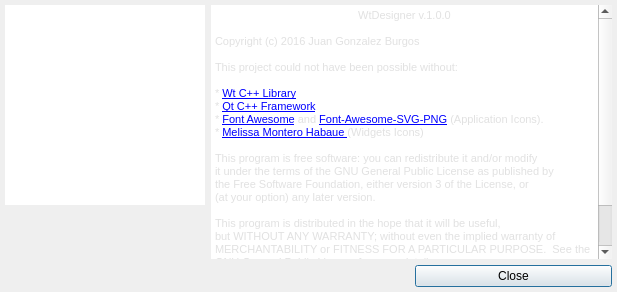
<?xml version="1.0" encoding="UTF-8"?>
<ui version="4.0">
 <class>DialogAbout</class>
 <widget class="QDialog" name="DialogAbout">
  <property name="geometry">
   <rect>
    <x>0</x>
    <y>0</y>
    <width>617</width>
    <height>292</height>
   </rect>
  </property>
  <property name="windowTitle">
   <string>DialogAbout</string>
  </property>
  <property name="windowIcon">
   <iconset resource="../../../../rec/qtresources.qrc">
    <normaloff>:/logo_icon</normaloff>:/logo_icon</iconset>
  </property>
  <layout class="QGridLayout" name="gridLayout">
   <property name="leftMargin">
    <number>5</number>
   </property>
   <property name="topMargin">
    <number>5</number>
   </property>
   <property name="rightMargin">
    <number>5</number>
   </property>
   <property name="bottomMargin">
    <number>5</number>
   </property>
   <item row="0" column="0">
    <widget class="QGraphicsView" name="graphicsView">
     <property name="sizePolicy">
      <sizepolicy hsizetype="Fixed" vsizetype="Fixed">
       <horstretch>0</horstretch>
       <verstretch>0</verstretch>
      </sizepolicy>
     </property>
     <property name="minimumSize">
      <size>
       <width>200</width>
       <height>200</height>
      </size>
     </property>
     <property name="maximumSize">
      <size>
       <width>200</width>
       <height>200</height>
      </size>
     </property>
     <property name="frameShape">
      <enum>QFrame::NoFrame</enum>
     </property>
     <property name="lineWidth">
      <number>0</number>
     </property>
    </widget>
   </item>
   <item row="0" column="1" rowspan="2" colspan="2">
    <widget class="QScrollArea" name="scrollArea">
     <property name="frameShape">
      <enum>QFrame::NoFrame</enum>
     </property>
     <property name="lineWidth">
      <number>0</number>
     </property>
     <property name="widgetResizable">
      <bool>true</bool>
     </property>
     <widget class="QWidget" name="scrollAreaWidgetContents">
      <property name="geometry">
       <rect>
        <x>0</x>
        <y>0</y>
        <width>401</width>
        <height>253</height>
       </rect>
      </property>
      <layout class="QGridLayout" name="gridLayout_2">
       <property name="leftMargin">
        <number>0</number>
       </property>
       <property name="topMargin">
        <number>0</number>
       </property>
       <property name="rightMargin">
        <number>0</number>
       </property>
       <property name="bottomMargin">
        <number>0</number>
       </property>
       <item row="0" column="0">
        <widget class="QTextEdit" name="textEdit">
         <property name="frameShape">
          <enum>QFrame::NoFrame</enum>
         </property>
         <property name="lineWidth">
          <number>0</number>
         </property>
         <property name="undoRedoEnabled">
          <bool>false</bool>
         </property>
         <property name="readOnly">
          <bool>true</bool>
         </property>
         <property name="html">
          <string>&lt;!DOCTYPE HTML PUBLIC &quot;-//W3C//DTD HTML 4.0//EN&quot; &quot;http://www.w3.org/TR/REC-html40/strict.dtd&quot;&gt;
&lt;html&gt;&lt;head&gt;&lt;meta name=&quot;qrichtext&quot; content=&quot;1&quot; /&gt;&lt;style type=&quot;text/css&quot;&gt;
p, li { white-space: pre-wrap; }
&lt;/style&gt;&lt;/head&gt;&lt;body style=&quot; font-family:'MS Shell Dlg 2'; font-size:8.25pt; font-weight:400; font-style:normal;&quot;&gt;
&lt;p align=&quot;center&quot; style=&quot; margin-top:0px; margin-bottom:0px; margin-left:0px; margin-right:0px; -qt-block-indent:0; text-indent:0px;&quot;&gt;&lt;span style=&quot; font-family:'Arial,Helvetica,sans'; font-size:8pt; color:#e1e1e1;&quot;&gt;WtDesigner v.1.0.0&lt;/span&gt;&lt;/p&gt;
&lt;p style=&quot;-qt-paragraph-type:empty; margin-top:0px; margin-bottom:0px; margin-left:0px; margin-right:0px; -qt-block-indent:0; text-indent:0px; font-family:'Arial,Helvetica,sans'; font-size:8pt; color:#e1e1e1;&quot;&gt;&lt;br /&gt;&lt;/p&gt;
&lt;p style=&quot; margin-top:0px; margin-bottom:0px; margin-left:0px; margin-right:0px; -qt-block-indent:0; text-indent:0px;&quot;&gt;&lt;span style=&quot; color:#e1e1e1;&quot;&gt;Copyright (c) 2016 Juan Gonzalez Burgos&lt;/span&gt;&lt;/p&gt;
&lt;p style=&quot;-qt-paragraph-type:empty; margin-top:0px; margin-bottom:0px; margin-left:0px; margin-right:0px; -qt-block-indent:0; text-indent:0px; color:#e1e1e1;&quot;&gt;&lt;br /&gt;&lt;/p&gt;
&lt;p style=&quot; margin-top:0px; margin-bottom:0px; margin-left:0px; margin-right:0px; -qt-block-indent:0; text-indent:0px;&quot;&gt;&lt;span style=&quot; color:#e1e1e1;&quot;&gt;This project could not have been possible without:&lt;/span&gt;&lt;/p&gt;
&lt;p style=&quot;-qt-paragraph-type:empty; margin-top:0px; margin-bottom:0px; margin-left:0px; margin-right:0px; -qt-block-indent:0; text-indent:0px; color:#e1e1e1;&quot;&gt;&lt;br /&gt;&lt;/p&gt;
&lt;p style=&quot; margin-top:0px; margin-bottom:0px; margin-left:0px; margin-right:0px; -qt-block-indent:0; text-indent:0px;&quot;&gt;&lt;span style=&quot; color:#e1e1e1;&quot;&gt;* &lt;/span&gt;&lt;a href=&quot;http://www.webtoolkit.eu/wt&quot;&gt;&lt;span style=&quot; font-size:8pt; text-decoration: underline; color:#0000ff;&quot;&gt;Wt C++ Library&lt;/span&gt;&lt;/a&gt;&lt;/p&gt;
&lt;p style=&quot; margin-top:0px; margin-bottom:0px; margin-left:0px; margin-right:0px; -qt-block-indent:0; text-indent:0px;&quot;&gt;&lt;span style=&quot; color:#e1e1e1;&quot;&gt;* &lt;/span&gt;&lt;a href=&quot;http://www.qt.io/&quot;&gt;&lt;span style=&quot; font-size:8pt; text-decoration: underline; color:#0000ff;&quot;&gt;Qt C++ Framework&lt;/span&gt;&lt;/a&gt;&lt;/p&gt;
&lt;p style=&quot; margin-top:0px; margin-bottom:0px; margin-left:0px; margin-right:0px; -qt-block-indent:0; text-indent:0px;&quot;&gt;&lt;span style=&quot; color:#e1e1e1;&quot;&gt;* &lt;/span&gt;&lt;a href=&quot;https://fortawesome.github.io/Font-Awesome/&quot;&gt;&lt;span style=&quot; font-size:8pt; text-decoration: underline; color:#0000ff;&quot;&gt;Font Awesome&lt;/span&gt;&lt;/a&gt;&lt;span style=&quot; color:#e1e1e1;&quot;&gt; and &lt;/span&gt;&lt;a href=&quot;https://github.com/encharm/Font-Awesome-SVG-PNG&quot;&gt;&lt;span style=&quot; font-size:8pt; text-decoration: underline; color:#0000ff;&quot;&gt;Font-Awesome-SVG-PNG&lt;/span&gt;&lt;/a&gt;&lt;span style=&quot; color:#e1e1e1;&quot;&gt; (Application Icons).&lt;/span&gt;&lt;/p&gt;
&lt;p style=&quot; margin-top:0px; margin-bottom:0px; margin-left:0px; margin-right:0px; -qt-block-indent:0; text-indent:0px;&quot;&gt;&lt;span style=&quot; color:#e1e1e1;&quot;&gt;* &lt;/span&gt;&lt;a href=&quot;http://mmhabaue.wix.com/portfolio&quot;&gt;&lt;span style=&quot; font-size:8pt; text-decoration: underline; color:#0000ff;&quot;&gt;Melissa Montero Habaue &lt;/span&gt;&lt;/a&gt;&lt;span style=&quot; color:#e1e1e1;&quot;&gt;(Widgets Icons)&lt;/span&gt;&lt;/p&gt;
&lt;p style=&quot;-qt-paragraph-type:empty; margin-top:0px; margin-bottom:0px; margin-left:0px; margin-right:0px; -qt-block-indent:0; text-indent:0px; color:#e1e1e1;&quot;&gt;&lt;br /&gt;&lt;/p&gt;
&lt;p style=&quot; margin-top:0px; margin-bottom:0px; margin-left:0px; margin-right:0px; -qt-block-indent:0; text-indent:0px;&quot;&gt;&lt;span style=&quot; color:#e1e1e1;&quot;&gt;This program is free software: you can redistribute it and/or modify&lt;/span&gt;&lt;/p&gt;
&lt;p style=&quot; margin-top:0px; margin-bottom:0px; margin-left:0px; margin-right:0px; -qt-block-indent:0; text-indent:0px;&quot;&gt;&lt;span style=&quot; color:#e1e1e1;&quot;&gt;it under the terms of the GNU General Public License as published by&lt;/span&gt;&lt;/p&gt;
&lt;p style=&quot; margin-top:0px; margin-bottom:0px; margin-left:0px; margin-right:0px; -qt-block-indent:0; text-indent:0px;&quot;&gt;&lt;span style=&quot; color:#e1e1e1;&quot;&gt;the Free Software Foundation, either version 3 of the License, or&lt;/span&gt;&lt;/p&gt;
&lt;p style=&quot; margin-top:0px; margin-bottom:0px; margin-left:0px; margin-right:0px; -qt-block-indent:0; text-indent:0px;&quot;&gt;&lt;span style=&quot; color:#e1e1e1;&quot;&gt;(at your option) any later version.&lt;/span&gt;&lt;/p&gt;
&lt;p style=&quot;-qt-paragraph-type:empty; margin-top:0px; margin-bottom:0px; margin-left:0px; margin-right:0px; -qt-block-indent:0; text-indent:0px; color:#e1e1e1;&quot;&gt;&lt;br /&gt;&lt;/p&gt;
&lt;p style=&quot; margin-top:0px; margin-bottom:0px; margin-left:0px; margin-right:0px; -qt-block-indent:0; text-indent:0px;&quot;&gt;&lt;span style=&quot; color:#e1e1e1;&quot;&gt;This program is distributed in the hope that it will be useful,&lt;/span&gt;&lt;/p&gt;
&lt;p style=&quot; margin-top:0px; margin-bottom:0px; margin-left:0px; margin-right:0px; -qt-block-indent:0; text-indent:0px;&quot;&gt;&lt;span style=&quot; color:#e1e1e1;&quot;&gt;but WITHOUT ANY WARRANTY; without even the implied warranty of&lt;/span&gt;&lt;/p&gt;
&lt;p style=&quot; margin-top:0px; margin-bottom:0px; margin-left:0px; margin-right:0px; -qt-block-indent:0; text-indent:0px;&quot;&gt;&lt;span style=&quot; color:#e1e1e1;&quot;&gt;MERCHANTABILITY or FITNESS FOR A PARTICULAR PURPOSE.  See the&lt;/span&gt;&lt;/p&gt;
&lt;p style=&quot; margin-top:0px; margin-bottom:0px; margin-left:0px; margin-right:0px; -qt-block-indent:0; text-indent:0px;&quot;&gt;&lt;span style=&quot; color:#e1e1e1;&quot;&gt;GNU General Public License for more details.&lt;/span&gt;&lt;/p&gt;
&lt;p style=&quot;-qt-paragraph-type:empty; margin-top:0px; margin-bottom:0px; margin-left:0px; margin-right:0px; -qt-block-indent:0; text-indent:0px; color:#e1e1e1;&quot;&gt;&lt;br /&gt;&lt;/p&gt;
&lt;p style=&quot; margin-top:0px; margin-bottom:0px; margin-left:0px; margin-right:0px; -qt-block-indent:0; text-indent:0px;&quot;&gt;&lt;span style=&quot; color:#e1e1e1;&quot;&gt;You should have received a copy of the GNU General Public License&lt;/span&gt;&lt;/p&gt;
&lt;p style=&quot; margin-top:0px; margin-bottom:0px; margin-left:0px; margin-right:0px; -qt-block-indent:0; text-indent:0px;&quot;&gt;&lt;span style=&quot; color:#e1e1e1;&quot;&gt;along with this program.  If not, see &amp;lt;http://www.gnu.org/licenses/&amp;gt;.&lt;/span&gt;&lt;/p&gt;&lt;/body&gt;&lt;/html&gt;</string>
         </property>
        </widget>
       </item>
      </layout>
     </widget>
    </widget>
   </item>
   <item row="1" column="0">
    <spacer name="verticalSpacer">
     <property name="orientation">
      <enum>Qt::Vertical</enum>
     </property>
     <property name="sizeHint" stdset="0">
      <size>
       <width>20</width>
       <height>44</height>
      </size>
     </property>
    </spacer>
   </item>
   <item row="2" column="0" colspan="2">
    <spacer name="horizontalSpacer">
     <property name="orientation">
      <enum>Qt::Horizontal</enum>
     </property>
     <property name="sizeHint" stdset="0">
      <size>
       <width>395</width>
       <height>20</height>
      </size>
     </property>
    </spacer>
   </item>
   <item row="2" column="2">
    <widget class="QPushButton" name="pushClose">
     <property name="text">
      <string>Close</string>
     </property>
    </widget>
   </item>
  </layout>
 </widget>
 <layoutdefault spacing="6" margin="11"/>
 <resources>
  <include location="../../../../rec/qtresources.qrc"/>
 </resources>
 <connections/>
</ui>
